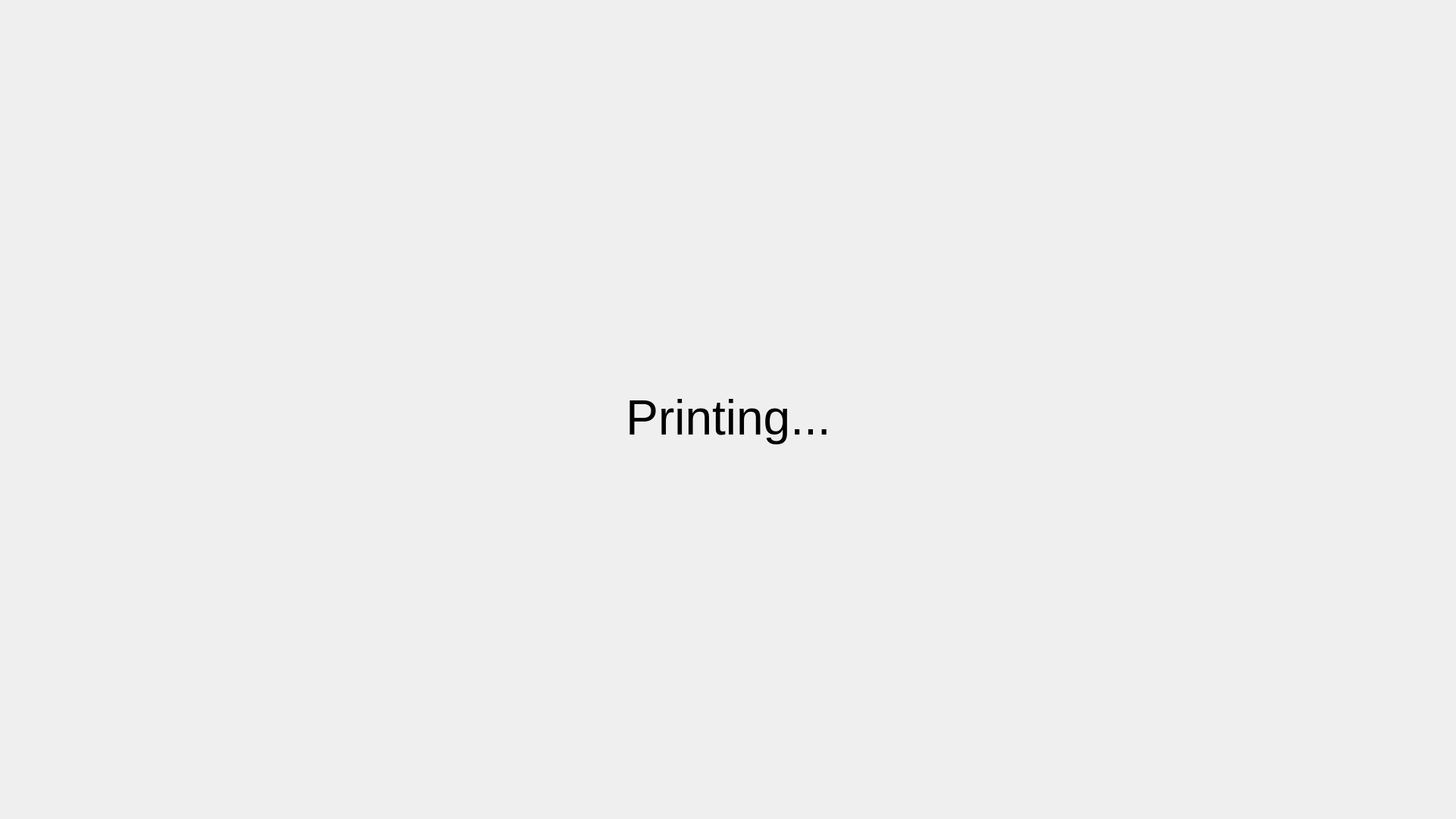
<?xml version="1.0" encoding="UTF-8"?>
<ui version="4.0">
 <class>Form_4</class>
 <widget class="QWidget" name="Form_4">
  <property name="geometry">
   <rect>
    <x>0</x>
    <y>0</y>
    <width>1920</width>
    <height>1080</height>
   </rect>
  </property>
  <property name="windowTitle">
   <string>Form</string>
  </property>
  <widget class="QLabel" name="label">
   <property name="geometry">
    <rect>
     <x>740</x>
     <y>450</y>
     <width>441</width>
     <height>201</height>
    </rect>
   </property>
   <property name="font">
    <font>
     <pointsize>48</pointsize>
    </font>
   </property>
   <property name="text">
    <string>Printing...</string>
   </property>
   <property name="alignment">
    <set>Qt::AlignCenter</set>
   </property>
  </widget>
  <widget class="QWidget" name="widget_test" native="true">
   <property name="geometry">
    <rect>
     <x>0</x>
     <y>0</y>
     <width>1200</width>
     <height>1800</height>
    </rect>
   </property>
   <widget class="QLabel" name="label_test">
    <property name="geometry">
     <rect>
      <x>0</x>
      <y>0</y>
      <width>1200</width>
      <height>1800</height>
     </rect>
    </property>
    <property name="text">
     <string/>
    </property>
    <property name="pixmap">
     <pixmap>:/newPrefix/test.png</pixmap>
    </property>
    <property name="scaledContents">
     <bool>true</bool>
    </property>
   </widget>
   <widget class="QLabel" name="label_image_0">
    <property name="geometry">
     <rect>
      <x>38</x>
      <y>58</y>
      <width>542</width>
      <height>792</height>
     </rect>
    </property>
    <property name="sizePolicy">
     <sizepolicy hsizetype="Preferred" vsizetype="Preferred">
      <horstretch>0</horstretch>
      <verstretch>0</verstretch>
     </sizepolicy>
    </property>
    <property name="font">
     <font>
      <pointsize>20</pointsize>
     </font>
    </property>
    <property name="text">
     <string/>
    </property>
   </widget>
   <widget class="QLabel" name="label_image_1">
    <property name="geometry">
     <rect>
      <x>620</x>
      <y>58</y>
      <width>542</width>
      <height>792</height>
     </rect>
    </property>
    <property name="text">
     <string/>
    </property>
   </widget>
   <widget class="QLabel" name="label_image_2">
    <property name="geometry">
     <rect>
      <x>38</x>
      <y>876</y>
      <width>542</width>
      <height>792</height>
     </rect>
    </property>
    <property name="text">
     <string/>
    </property>
   </widget>
   <widget class="QLabel" name="label_image_3">
    <property name="geometry">
     <rect>
      <x>620</x>
      <y>876</y>
      <width>542</width>
      <height>792</height>
     </rect>
    </property>
    <property name="text">
     <string/>
    </property>
   </widget>
  </widget>
 </widget>
 <resources>
  <include location="source.qrc"/>
 </resources>
 <connections/>
</ui>
